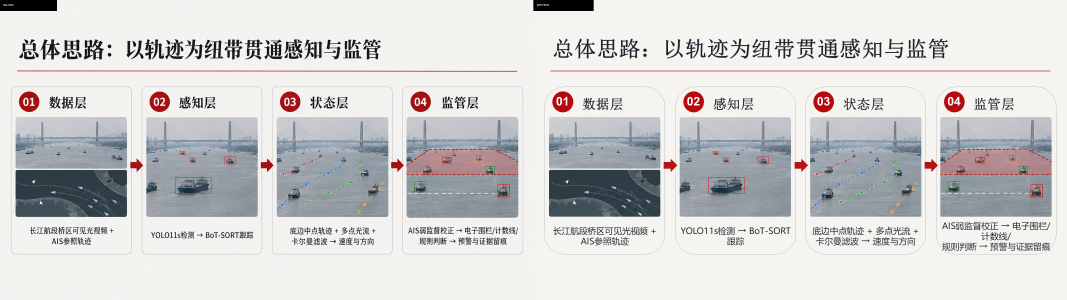
#> input picture docs/assets/master-vs-office-render.png, 3200 x 900 px (shown at 1/3 size)
$ python -i build_separated_editable_round.py   (imports and definitions only)
#> lines starting #> are read from the running program, lines starting #| are printed output that depends on the picture; after the words box and inside, x2 and y2 are one past the last pixel; in counts of white or black regions, pixels touching at a corner belong together
#!/usr/bin/env python3
"""Build a separated editable round from an accepted high-fidelity deck.

This pass is intentionally conservative:

* normal text stays native PowerPoint text;
* brush/stylized titles become bounded movable PNG assets;
* the source page is used only to derive a continuous clean background;
* native frames/connectors are retained, while their measured source pixels are
  removed with local masks;
* every cleanup and fallback is recorded per slide.

The script never overwrites the accepted input deck.  It writes a new round
directory and returns ``blocked`` when any cleanup evidence is inconclusive.
"""

from __future__ import annotations

import argparse
import hashlib
import json
import shutil
from pathlib import Path
from typing import Any

import cv2
import numpy as np
from PIL import Image


def read_json(path: Path) -> Any:
    return json.loads(path.read_text(encoding="utf-8-sig"))


def write_json(path: Path, value: Any) -> None:
    path.parent.mkdir(parents=True, exist_ok=True)
    path.write_text(json.dumps(value, ensure_ascii=False, indent=2) + "\n", encoding="utf-8")


# [157 lines left out: functions sha256_file, bbox, clamp_box, hex_rgb, color_mask, text_mask and 6 more, not called in this run]


def write_cleanup_mask(path: Path, mask: np.ndarray) -> None:
    path.parent.mkdir(parents=True, exist_ok=True)
    Image.fromarray((mask > 0).astype(np.uint8) * 255, mode="L").save(path)


# [62 lines left out: functions transparent_crop, inherited_asset_mask, art_text, not called in this run]


def text_key(value: Any) -> str:
    return "".join(ch for ch in str(value or "") if not ch.isspace())


# [178 lines left out: functions text_width_units, fit_native_font_size, union_box, merge_near_duplicate_analysis_texts, should_fallback_text, is_garbage_text and 2 more, not called in this run]


def detect_title_region(image_rgb: np.ndarray) -> tuple[np.ndarray, list[int] | None]:
    """Find a large dark brush title in the upper title band."""
    height, width = image_rgb.shape[:2]
#> height = 900; width = 3200
    top = image_rgb[: min(height, 220)]
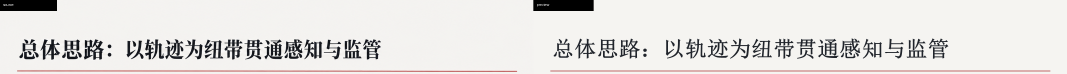
#> top: shape (220, 3200, 3) (shown at 1/3 size); mean R, G, B 226.4, 224.3, 222.3
    hsv = cv2.cvtColor(top, cv2.COLOR_RGB2HSV)
#> hsv: shape (220, 3200, 3); mean H, S, V 28, 9.3, 227
    gray = cv2.cvtColor(top, cv2.COLOR_RGB2GRAY)
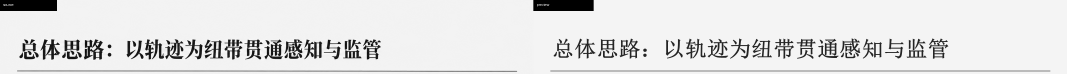
#> gray: shape (220, 3200) (shown at 1/3 size); min 0, max 255, mean 224.7
    dark = ((gray < 125) & (hsv[:, :, 1] > 35)).astype(np.uint8) * 255
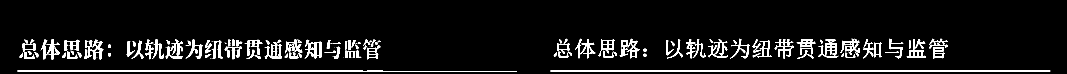
#> dark: shape (220, 3200) (shown at 1/3 size); 5.6% white; 166 white regions (31 under 20 px), largest, box (x1, y1, x2, y2) and area: (1651, 212, 3151, 214) 3000, (52, 212, 1551, 215) 2830, (252, 119, 310, 178) 1438
    n, labels, stats, _ = cv2.connectedComponentsWithStats(dark, 8)
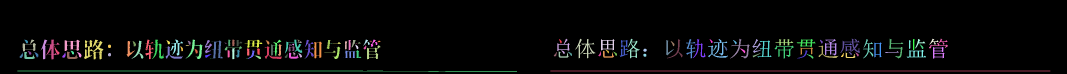
#> labels: shape (220, 3200) int32 (shown at 1/3 size); 167 distinct labels, from 0 to 166; one colour per label, 0 black
#> n = 167; stats = 167 rows, first 6: [0, 0, 3200, 220, 664329], [1677, 117, 8, 13, 53], [1672, 116, 37, 46, 406], [1726, 116, 60, 59, 892], [1803, 117, 41, 34, 558], [1880, 116, 39, 59, 615]
    keep = np.zeros_like(dark)
    boxes: list[list[int]] = []
    for index in range(1, n):
        x, y, w, h, area = stats[index]
        if area < 30 or h < 18 or w < 8 or h < 0.02 * height:
            continue
        if w > 0.45 * width and h < 18:
            continue
        keep[labels == index] = 255
        boxes.append([int(x), int(y), int(w), int(h)])
#> this loop made 166 passes
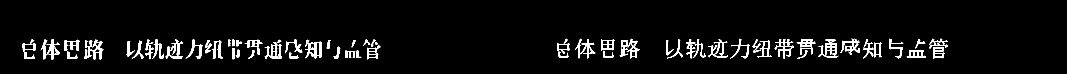
#> keep: shape (220, 3200) (shown at 1/3 size); 4.2% white; 73 white regions, largest, box (x1, y1, x2, y2) and area: (252, 119, 310, 178) 1438, (1726, 116, 1786, 175) 892, (2521, 116, 2580, 165) 806
#> after the loop, boxes = 73 items, first 6: [1672, 116, 37, 46], [1726, 116, 60, 59], [1803, 117, 41, 34], [1880, 116, 39, 59], [2058, 117, 28, 58], [2078, 117, 39, 57]
    if not boxes:
        return np.zeros((height, width), dtype=np.uint8), None
    x0 = max(0, min(box[0] for box in boxes) - 4)
#> x0 = 64
    y0 = max(0, min(box[1] for box in boxes) - 4)
#> y0 = 112
    x1 = min(width, max(box[0] + box[2] for box in boxes) + 4)
#> x1 = 2848
    y1 = min(height, max(box[1] + box[3] for box in boxes) + 4)
#> y1 = 182
    if x1 - x0 < 0.35 * width or y1 - y0 < 35:
        return np.zeros((height, width), dtype=np.uint8), None
    out = np.zeros((height, width), dtype=np.uint8)
    out[:220] = keep
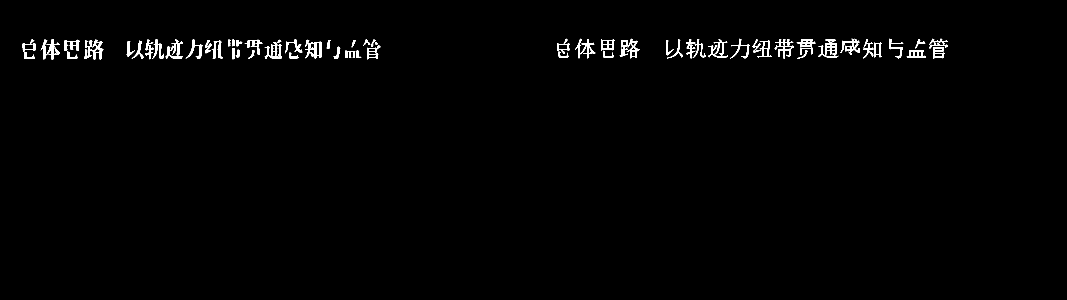
#> out: shape (900, 3200) (shown at 1/3 size); 1% white; 73 white regions, largest, box (x1, y1, x2, y2) and area: (252, 119, 310, 178) 1438, (1726, 116, 1786, 175) 892, (2521, 116, 2580, 165) 806
    return out, [x0, y0, x1 - x0, y1 - y0]


# [94 lines left out: functions canonical_text, cleanup_status, normalize_native_shape, text_should_use_fallback, title_text_row, not called in this run]


REVIEWED_INTENTIONAL_OVERLAPS: dict[str, dict[str, list[str]]] = {
    # These are compact icon+label compositions verified in the full-size
    # PowerPoint comparisons.  Their source/layout bboxes intentionally touch.
    "S04": {
        "editable-text-011": ["vector-svg::icon-013"],
    },
    "S20": {
        "editable-text-020": ["vector-svg::icon-010"],
        "editable-text-018": ["vector-svg::icon-010"],
    },
    "S22": {
        "editable-text-027": ["editable-text-026"],
        "editable-text-026": ["editable-text-027"],
        "editable-text-024": ["vector-svg::icon-015"],
        "editable-text-023": ["vector-svg::icon-014"],
    },
    "S23": {
        "editable-text-003": ["art-text::S23::title"],
        "editable-text-004": ["art-text::S23::title"],
        "editable-text-002": ["art-text::S23::title"],
    },
    "S27": {
        "editable-text-016": ["vector-svg::icon-007"],
    },
}


# [582 lines left out: functions apply_reviewed_overlap_allowances, build_round, main, not called in this run]


# [2 lines not run here, left out]

>>> import cv2
>>> picture = cv2.cvtColor(cv2.imread('../../docs/assets/master-vs-office-render.png'), cv2.COLOR_BGR2RGB)
>>> result = detect_title_region(picture)
